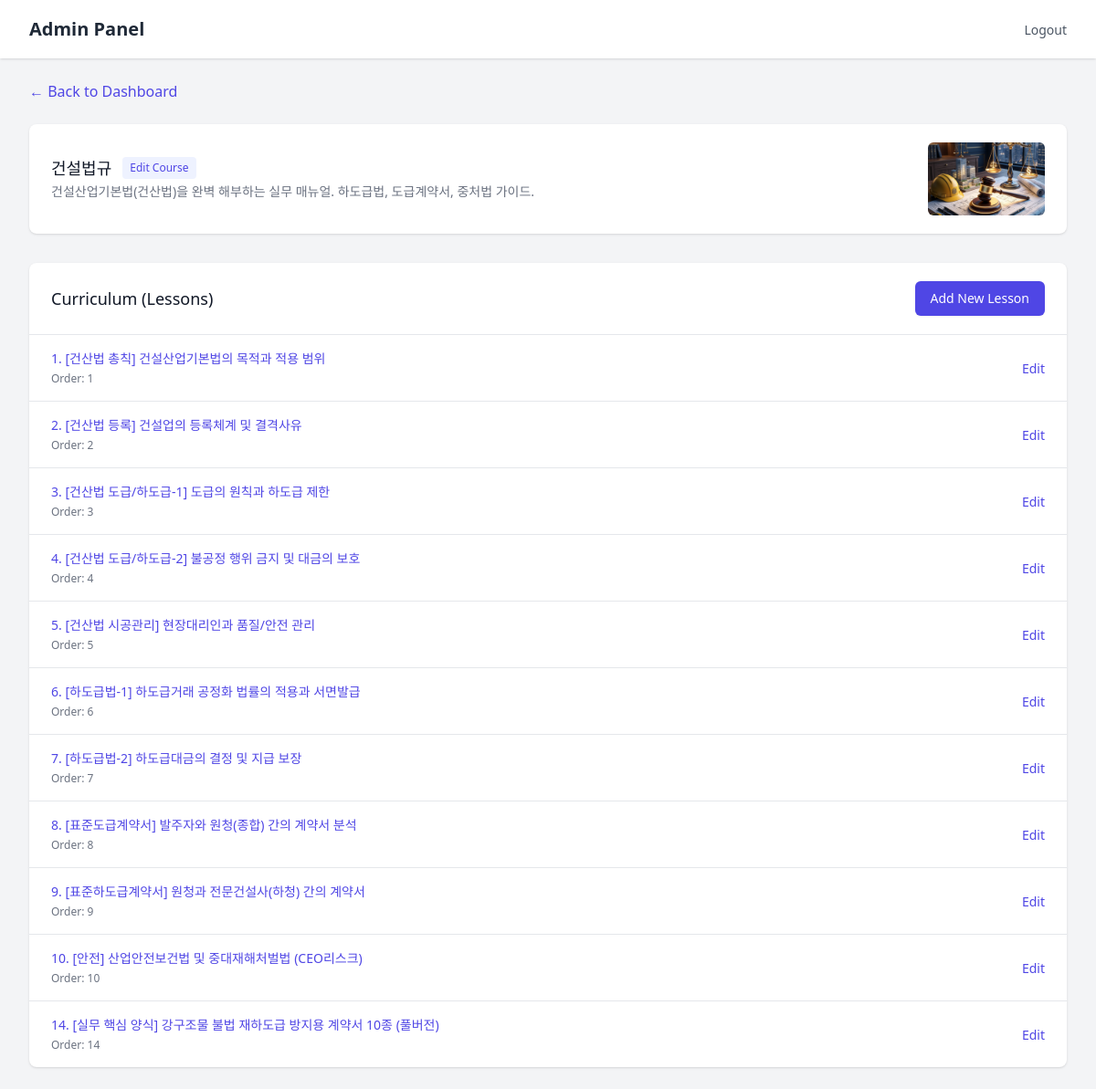
Before: /admin/courses/5 (signed in) with the older database file.
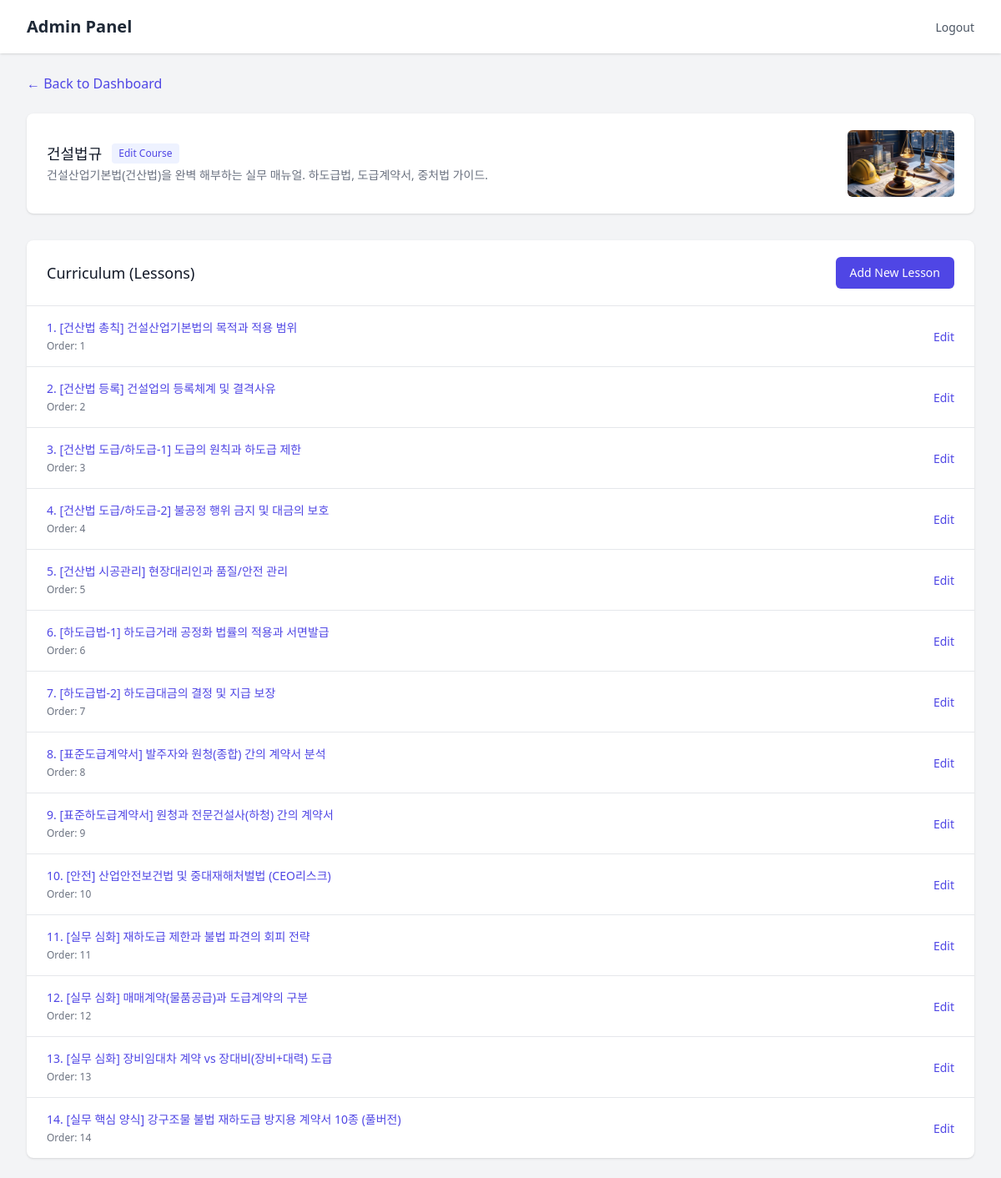
After: the same page with the newer database file.
### models/__init__.py (models this page shows)
class Course(SQLModel, table=True):
    id: Optional[int] = Field(default=None, primary_key=True)
    title: str
    description: Optional[str] = None
    thumbnail_url: Optional[str] = None
    category_id: Optional[int] = Field(default=None, foreign_key="category.id")
    category: Optional[Category] = Relationship(back_populates="courses")
    lessons: List["Lesson"] = Relationship(back_populates="course", cascade_delete=True)

class Lesson(SQLModel, table=True):
    id: Optional[int] = Field(default=None, primary_key=True)
    title: str
    content: str
    order: int = Field(default=0)
    course_id: Optional[int] = Field(default=None, foreign_key="course.id")
    course: Optional[Course] = Relationship(back_populates="lessons")

### routers/admin.py (the view)
@router.get("/courses/{course_id}")
def course_details(
    request: Request,
    course_id: int,
    user: User = Depends(get_current_admin_user),
    session: Session = Depends(get_session)
):
    course = session.get(Course, course_id)
    if not course:
        raise HTTPException(status_code=404, detail="Course not found")
    lessons = session.exec(select(Lesson).where(Lesson.course_id == course_id).order_by(Lesson.order)).all()
    return templates.TemplateResponse(
        request=request, name="admin/course_detail.html", context={"user": user, "course": course, "lessons": lessons}
    )

### templates/admin/course_detail.html (shortened to what this page needs)
{% extends "admin/base.html" %}
{% block content %}
<div class="mb-6">
    <a href="/admin" class="text-indigo-600 hover:text-indigo-900 transition flex items-center gap-1">
        &larr; Back to Dashboard
    </a>
</div>
<div class="bg-white shadow overflow-hidden sm:rounded-lg mb-8">
    <div class="px-4 py-5 sm:px-6 flex justify-between items-center">
        <div>
            <div class="flex items-center gap-3">
                <h3 class="text-lg leading-6 font-medium text-gray-900">{{ course.title }}</h3>
                <a href="/admin/courses/{{ course.id }}/edit"
                    class="text-xs font-medium text-indigo-600 bg-indigo-50 px-2 py-1 rounded hover:bg-indigo-100 transition">Edit
                    Course</a>
            </div>
            <p class="mt-1 max-w-2xl text-sm text-gray-500">{{ course.description }}</p>
        </div>
        {% if course.thumbnail_url %}
        <div class="flex-shrink-0 h-20 w-32 relative">
            <img class="h-20 w-32 object-cover rounded-md" src="{{ course.thumbnail_url }}" alt="Thumbnail">
        </div>
        {% endif %}
    </div>
</div>
<div class="bg-white shadow overflow-hidden sm:rounded-lg">
    <div class="px-4 py-5 sm:px-6 flex justify-between items-center border-b border-gray-200">
        <h3 class="text-lg leading-6 font-medium text-gray-900">Curriculum (Lessons)</h3>
        <a href="/admin/courses/{{ course.id }}/lessons/new"
            class="inline-flex items-center px-4 py-2 border border-transparent text-sm font-medium rounded-md shadow-sm text-white bg-indigo-600 hover:bg-indigo-700">
            Add New Lesson
        </a>
    </div>
    <ul role="list" class="divide-y divide-gray-200">
        {% if lessons %}
        {% for lesson in lessons %}
        <li>
            <div class="px-4 py-4 sm:px-6 hover:bg-gray-50 flex justify-between items-center">
                <div>
                    <p class="text-sm font-medium text-indigo-600 truncate">{{ lesson.title }}</p>
                    <p class="text-xs text-gray-500 mt-1">Order: {{ lesson.order }}</p>
                </div>
                <div>
                    <a href="/admin/courses/{{ course.id }}/lessons/{{ lesson.id }}/edit"
                        class="text-sm font-medium text-indigo-600 hover:text-indigo-900">Edit</a>
                </div>
            </div>
        </li>
        {% endfor %}
        {% else %}
        <li class="px-4 py-5 sm:px-6 text-center text-gray-500">No lessons added yet.</li>
        {% endif %}
    </ul>
</div>
{% endblock %}

### templates/admin/base.html (shortened to what this page needs)
<!DOCTYPE html>
<html lang="en">
<head>
    <script src="https://cdn.tailwindcss.com"></script>
</head>
<body class="bg-gray-100 min-h-screen font-sans">
    {% if request.url.path != "/admin/login" %}
    <nav class="bg-white shadow">
        <div class="max-w-7xl mx-auto px-4 sm:px-6 lg:px-8">
            <div class="flex justify-between h-16">
                <div class="flex">
                    <div class="flex-shrink-0 flex items-center">
                        <a href="/admin" class="text-xl font-bold text-gray-800">Admin Panel</a>
                    </div>
                </div>
                <div class="flex items-center">
                    <form action="/auth/logout" method="get">
                        <button type="submit" class="text-sm text-gray-600 hover:text-gray-900 ml-4">Logout</button>
                    </form>
                </div>
            </div>
        </div>
    </nav>
    {% endif %}
    <main class="max-w-7xl mx-auto py-6 sm:px-6 lg:px-8">
        {% block content %}{% endblock %}
    </main>
</body>
</html>

Changed rows visible on the page:
added Lesson: title "11. [실무 심화] 재하도급 제한과 불법 파견의 회피 전략", order "11"
added Lesson: title "12. [실무 심화] 매매계약(물품공급)과 도급계약의 구분", order "12"
added Lesson: title "13. [실무 심화] 장비임대차 계약 vs 장대비(장비+대력) 도급", order "13"
